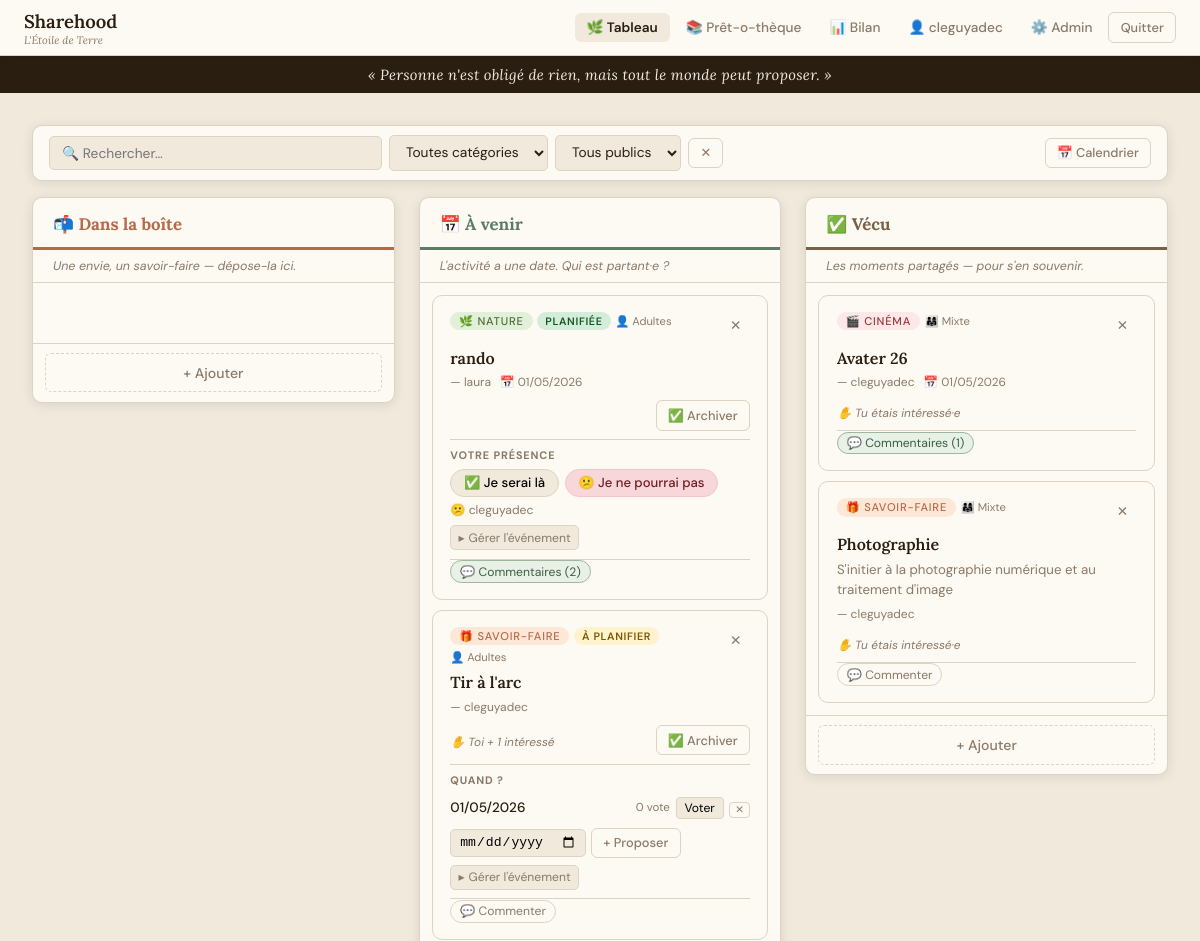
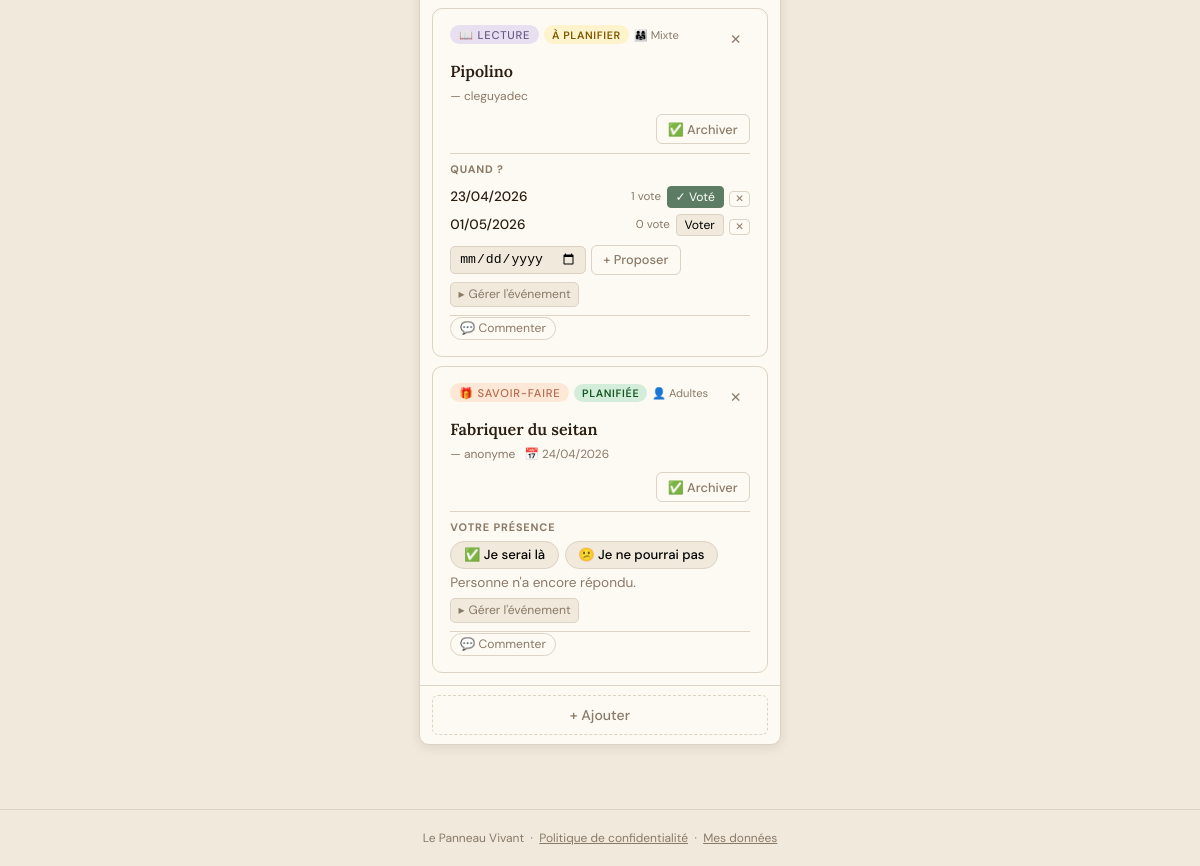
Page /?action=board (signed in) on the committed database (2 pictures, top to bottom).
### tables this page shows
CREATE TABLE users (
            id               INTEGER PRIMARY KEY AUTOINCREMENT,
            display_name     TEXT    NOT NULL,
            password_hash    TEXT    NOT NULL,
            role             TEXT    NOT NULL DEFAULT 'member',
            household        TEXT,
            created_at       TEXT    NOT NULL DEFAULT (datetime('now')),
            last_login       TEXT,
            is_active        INTEGER NOT NULL DEFAULT 1,
            gdpr_consent_at  TEXT
        );

CREATE TABLE cards (
            id           INTEGER PRIMARY KEY AUTOINCREMENT,
            column_id    INTEGER NOT NULL DEFAULT 0,
            tag          TEXT    NOT NULL DEFAULT 'autre',
            title        TEXT    NOT NULL,
            body         TEXT,
            author_id    INTEGER,
            audience     TEXT    DEFAULT 'adultes',
            event_date   TEXT,
            created_at   TEXT    NOT NULL DEFAULT (datetime('now')),
            updated_at   TEXT, status TEXT NOT NULL DEFAULT 'idea',
            FOREIGN KEY (author_id) REFERENCES users(id) ON DELETE SET NULL
        );

CREATE TABLE date_polls (
            id            INTEGER PRIMARY KEY AUTOINCREMENT,
            card_id       INTEGER NOT NULL,
            proposed_date TEXT    NOT NULL,
            created_by    INTEGER,
            created_at    TEXT    NOT NULL DEFAULT (datetime('now')),
            FOREIGN KEY (card_id)    REFERENCES cards(id) ON DELETE CASCADE,
            FOREIGN KEY (created_by) REFERENCES users(id) ON DELETE SET NULL
        );

### index.php (the view, shortened to what the rows shown need)
<?php
require_once __DIR__ . '/functions.php';
$action = preg_replace('/[^a-z_]/', '', $_GET['action'] ?? 'board');
$user   = currentUser();
if (in_array($action, ['login', 'register', 'privacy'], true)) {
    if ($user && $action !== 'privacy') {
        redirect('?action=board');
    }
} else {
    $user = requireAuth();
}
switch ($action) {
    case 'board':     viewBoard($user);      break;
}
function layoutOpen(string $title, ?array $user = null, string $currentAction = ''): void
{
    $appName = h(APP_NAME);
    $appSub  = h(APP_SUBTITLE);
    $isAdmin = $user && $user['role'] === 'admin';
    echo <<<HTML
<!DOCTYPE html>
<html lang="fr">
<head>
<title>{$appName} — {$title}</title>
</head>
<body>
HTML;
    if ($user) {
        $board   = $currentAction === 'board'     ? 'active' : '';
        $library = $currentAction === 'library'   ? 'active' : '';
        $bilan   = $currentAction === 'dashboard' ? 'active' : '';
        $mydata  = $currentAction === 'my_data'   ? 'active' : '';
        $admin   = $currentAction === 'admin'     ? 'active' : '';
        $uname   = h($user['display_name']);
        $csrf    = csrfField();
        echo <<<HTML
<nav>
  <a class="nav-brand" href="?action=board">{$appName} <small>{$appSub}</small></a>
  <button class="nav-toggle" aria-label="Menu" aria-expanded="false" onclick="toggleNav(this)">☰</button>
  <div class="nav-links" id="nav-links">
    <a href="?action=board"     class="{$board}">🌿 Tableau</a>
    <a href="?action=library"   class="{$library}">📚 Prêt-o-thèque</a>
    <a href="?action=dashboard" class="{$bilan}">📊 Bilan</a>
    <a href="?action=my_data"   class="{$mydata}">👤 {$uname}</a>
HTML;
        if ($isAdmin) {
            echo "<a href=\"?action=admin\" class=\"{$admin}\">⚙️ Admin</a>";
        }
        echo <<<HTML
    <form method="post" action="?action=logout" style="display:inline">
      {$csrf}
      <button type="submit" class="btn btn-ghost btn-sm">Quitter</button>
    </form>
  </div>
</nav>
<script>
function toggleNav(btn) {
  const nav = document.getElementById('nav-links');
  const open = nav.classList.toggle('open');
  btn.setAttribute('aria-expanded', open);
  btn.textContent = open ? '✕' : '☰';
}
document.addEventListener('click', function(e) {
  const nav = document.getElementById('nav-links');
  if (nav && nav.classList.contains('open') && !e.target.closest('nav')) {
    nav.classList.remove('open');
    const btn = document.querySelector('.nav-toggle');
    if (btn) { btn.setAttribute('aria-expanded','false'); btn.textContent='☰'; }
  }
});
</script>
HTML;
    }
}
function layoutClose(): void
{
    echo <<<HTML
<footer>
  Le Panneau Vivant &nbsp;·&nbsp;
  <a href="?action=privacy" style="color:inherit">Politique de confidentialité</a> &nbsp;·&nbsp;
  <a href="?action=my_data" style="color:inherit">Mes données</a>
</footer>
</body></html>
HTML;
}
function viewBoard(array $user): void
{
    layoutOpen('Tableau', $user, 'board');
    $cards  = getCards();
    echo '<div class="page">';
    echo '<div class="board">';
    $allComments = getAllComments();
    foreach (COL_META as $colId => $col) {
        $colCards = $cards[$colId] ?? [];
        $cls      = 'col-' . $colId;
        $count    = count($colCards);
        echo <<<HTML
<div class="column {$cls}">
  <div class="col-header">
    <h2>{$col['icon']} {$col['title']} <span class="badge">{$count}</span></h2>
  </div>
  <p class="col-desc">{$col['desc']}</p>
  <div class="cards-list">
HTML;
        foreach ($colCards as $card) {
            renderCard($card, $user, $colId, $allComments[(int)$card['id']] ?? []);
        }
        echo '</div>';
        echo '<div class="col-footer">';
        echo '<button class="btn btn-dashed" onclick="openAddModal(' . $colId . ')">+ Ajouter</button>';
        echo '</div></div>';
    }
    echo '</div>';
    echo '</div>';
    layoutClose();
}
function renderCard(array $card, array $user, int $colId, array $comments = []): void
{
    $cardId     = (int) $card['id'];
    $tag        = TAG_META[$card['tag']] ?? TAG_META['autre'];
    $status     = $card['status'] ?? 'idea';
    $canAct     = ($card['author_id'] == $user['id']) || ($user['role'] === 'admin');
    $authorName = $card['author_name'] ? h($card['author_name']) : 'anonyme';
    $audience   = AUDIENCE_META[$card['audience']] ?? '';
    $interests  = getCardInterests($cardId);
    $myInterest = false;
    $intNames   = [];
    foreach ($interests as $i) {
        $intNames[] = h($i['display_name']);
        if ($i['user_id'] == $user['id']) {
            $myInterest = true;
        }
    }
    $intCount = count($interests);
    echo '<div class="card" data-id="' . $cardId . '" data-title="' . h(mb_strtolower($card['title'])) . '" data-body="' . h(mb_strtolower($card['body'] ?? '')) . '" data-tag="' . h($card['tag']) . '" data-audience="' . h($card['audience'] ?? '') . '">';
    echo '<div class="card-header">';
    echo '<div class="card-chips">';
    echo '<span class="tag ' . $tag['cls'] . '">' . $tag['emoji'] . ' ' . h($tag['label']) . '</span>';
    if ($colId === 1) {
        $sm = STATUS_META[$status] ?? STATUS_META['a_planifier'];
        echo '<span class="status-badge status-' . h($status) . '">' . $sm['label'] . '</span>';
    }
    if ($audience) {
        echo '<span class="audience-chip">' . $audience . '</span>';
    }
    echo '</div>';
    if ($canAct) {
        echo '<form method="post" action="?action=card_delete" style="display:inline">';
        echo '<button type="submit" class="btn-icon" title="Supprimer la carte" aria-label="Supprimer la carte" onclick="return confirm(\'Supprimer cette carte ?\')">✕</button>';
        echo '</form>';
    }
    echo '</div>';
    echo '<h3 class="card-title">' . h($card['title']) . '</h3>';
    if ($card['body']) {
        echo '<p class="card-body">' . nl2br(h($card['body'])) . '</p>';
    }
    $dateStr = ($card['event_date'] && $status === 'planifiee') ? fmtDate($card['event_date']) : '';
    echo '<div class="card-meta">';
    echo '<span class="card-author">— ' . $authorName . '</span>';
    if ($dateStr) {
        echo '<time class="card-date" datetime="' . h($card['event_date'] ?? '') . '">📅 ' . $dateStr . '</time>';
    }
    echo '</div>';
    echo '<div class="card-footer">';
    if ($colId === 0) {
        $btnLabel  = $myInterest
            ? ($intCount > 1 ? '✋ Toi + ' . ($intCount - 1) . ' autre' . ($intCount > 2 ? 's' : '') : '✋ Tu es partant·e')
            : ($intCount > 0 ? '✋ ' . $intCount . ' partant' . ($intCount > 1 ? 's' : '') : '✋ Je suis partant·e');
        $intActive = $myInterest ? 'active' : '';
        $intTip    = $intNames   ? 'title="' . implode(', ', $intNames) . '"' : '';
        echo '<form method="post" action="?action=interest_toggle" style="display:inline">';
        echo csrfField();
        echo '<input type="hidden" name="card_id" value="' . $cardId . '">';
        echo '<button type="submit" class="interest-btn ' . $intActive . '" ' . $intTip . ' aria-pressed="' . ($myInterest ? 'true' : 'false') . '">' . $btnLabel . '</button>';
        echo '</form>';
    } else {
        if ($intCount > 0) {
            $tip = 'title="Intéressé·es : ' . implode(', ', $intNames) . '"';
            $txt = $myInterest
                ? ($intCount > 1 ? '✋ Toi + ' . ($intCount - 1) . ' intéressé' . ($intCount > 2 ? 's' : '') : '✋ Tu étais intéressé·e')
                : '✋ ' . $intCount . ' intéressé' . ($intCount > 1 ? 's' : '');
            echo '<span class="voters-row" ' . $tip . '>' . $txt . '</span>';
        } else {
            echo '<span></span>';
        }
    }
    if ($canAct && $colId < 2) {
        $nextCol   = $colId + 1;
        $nextLabel = $nextCol === 1 ? '📅 Planifier' : '✅ Archiver';
        $ariaLbl   = $nextCol === 1 ? 'Passer en planification' : 'Archiver cet événement';
        echo '<form method="post" action="?action=card_move" style="display:inline">';
        echo '<button type="submit" class="btn btn-ghost btn-sm" aria-label="' . $ariaLbl . '">' . $nextLabel . '</button>';
        echo '</form>';
    }
    echo '</div>';
    if ($colId === 1) {
        renderPlanningSection($card, $user, $cardId, $status, $canAct);
    }
    $commentCount = count($comments);
    $hasCls       = $commentCount > 0 ? ' has' : '';
    $cSectionId   = 'cmts-' . $cardId;
    $cmtLabel     = $commentCount > 0 ? 'Commentaires (' . $commentCount . ')' : 'Commenter';
    echo '<hr class="card-divider" aria-hidden="true">';
    echo '<button type="button" class="comment-toggle' . $hasCls . '" ';
    echo 'onclick="toggleEl(\'' . $cSectionId . '\', this)" aria-expanded="false" aria-controls="' . $cSectionId . '">💬 ' . $cmtLabel . '</button>';
    echo '</div>';
}
function renderPlanningSection(array $card, array $user, int $cardId, string $status, bool $canAct): void
{
    if ($status === 'planifiee') {
        renderPresenceSection($card, $user, $cardId, $canAct);
        return;
    }
    $polls = getDatePolls($cardId);
    echo '<div class="poll-section">';
    echo '<span class="section-label">Quand ?</span>';
    foreach ($polls as $poll) {
        $votes     = $poll['votes'];
        $voteCount = count($votes);
        $myVote    = false;
        $voteNames = [];
        foreach ($votes as $v) {
            $voteNames[] = h($v['display_name']);
            if ($v['user_id'] == $user['id']) {
                $myVote = true;
            }
        }
        $canDelPoll = ($poll['created_by'] == $user['id'])
                   || ($card['author_id']  == $user['id'])
                   || ($user['role'] === 'admin');
        echo '<div class="poll-option">';
        echo '<span class="poll-date-label">' . fmtDate($poll['proposed_date']) . '</span>';
        $vcTip = $voteNames ? 'title="Votes : ' . implode(', ', $voteNames) . '"' : '';
        echo '<span class="poll-vote-count" ' . $vcTip . '>' . $voteCount . ' vote' . ($voteCount > 1 ? 's' : '') . '</span>';
        $voteActive = $myVote ? 'voted' : '';
        $voteLabel  = $myVote ? '✓ Voté' : 'Voter';
        echo '<form method="post" action="?action=date_poll_vote" style="display:inline">';
        echo '<button type="submit" class="poll-vote-btn ' . $voteActive . '" aria-pressed="' . ($myVote ? 'true' : 'false') . '">' . $voteLabel . '</button>';
        echo '</form>';
        if ($canDelPoll) {
            echo '<form method="post" action="?action=date_poll_delete" style="display:inline">';
            echo '<button type="submit" class="poll-del-btn" aria-label="Supprimer cette date" title="Retirer cette date">✕</button>';
            echo '</form>';
        }
        echo '</div>';
    }
    echo '<div class="poll-add-row">';
    echo '<form method="post" action="?action=date_poll_add" style="display:flex;gap:.3rem;flex-wrap:wrap;align-items:center">';
    echo '<input type="date" id="date-prop-' . $cardId . '" name="proposed_date" required style="font-size:.82rem;padding:.28rem .5rem;border:1px solid var(--border);border-radius:5px;background:var(--bg)">';
    echo '<button type="submit" class="btn btn-ghost btn-sm">+ Proposer</button>';
    echo '</form>';
    echo '</div>';
    if ($canAct) {
        echo '<details class="card-manage">';
        echo '<summary>Gérer l\'événement</summary>';
        echo '</details>';
    }
    echo '</div>';
}
function renderPresenceSection(array $card, array $user, int $cardId, bool $canAct): void
{
    $presences   = getPresences($cardId);
    $attending   = [];
    $declining   = [];
    $myAttending = null;
    foreach ($presences as $p) {
        if ((int) $p['attending'] === 1) {
            $attending[] = h($p['display_name']);
        } else {
            $declining[] = h($p['display_name']);
        }
        if ($p['user_id'] == $user['id']) {
            $myAttending = (int) $p['attending'];
        }
    }
    echo '<div class="presence-section">';
    echo '<span class="section-label">Votre présence</span>';
    echo '<div class="presence-btns">';
    $willClass = $myAttending === 1 ? ' will-be' : '';
    echo '<form method="post" action="?action=presence_toggle" style="display:inline">';
    echo '<button type="submit" class="presence-btn' . $willClass . '" aria-pressed="' . ($myAttending === 1 ? 'true' : 'false') . '">✅ Je serai là</button>';
    echo '</form>';
    $wontClass = $myAttending === 0 ? ' wont-be' : '';
    echo '<form method="post" action="?action=presence_toggle" style="display:inline">';
    echo '<button type="submit" class="presence-btn' . $wontClass . '" aria-pressed="' . ($myAttending === 0 ? 'true' : 'false') . '">😕 Je ne pourrai pas</button>';
    echo '</form>';
    echo '</div>';
    if (!empty($declining)) {
        $tip = 'title="' . implode(', ', $declining) . '"';
        echo '<div class="presence-list" ' . $tip . ' aria-label="Absent·es">';
        echo '😕 ' . implode(', ', $declining);
        echo '</div>';
    }
    if (empty($presences)) {
        echo '<p class="text-sm text-muted" style="margin-top:.2rem">Personne n\'a encore répondu.</p>';
    }
    if ($canAct) {
        echo '<details class="card-manage">';
        echo '<summary>Gérer l\'événement</summary>';
        echo '</details>';
    }
    echo '</div>';
}

### rows in the picture
users: display_name "cleguyadec"
cards: tag "🌿", tag "NATURE", status "PLANIFIÉE", audience "👤 Adultes", title "rando", author.display_name "laura", dateStr "01/05/2026", nextLabel "✅ Archiver", declining "cleguyadec", cmtLabel "Commentaires (2)"
cards: tag "🎁", tag "SAVOIR-FAIRE", status "À PLANIFIER", audience "👤 Adultes", title "Tir à l'arc", author.display_name "cleguyadec", txt "✋ Toi + 1 intéressé", nextLabel "✅ Archiver", cmtLabel "Commenter"
date_polls: proposed_date "01/05/2026", voteCount "0", voteLabel "Voter"
cards: tag "📖", tag "LECTURE", status "À PLANIFIER", audience "👨‍👩‍👧 Mixte", title "Pipolino", author.display_name "cleguyadec", nextLabel "✅ Archiver", cmtLabel "Commenter"
date_polls: proposed_date "23/04/2026", voteCount "1", voteLabel "✓ Voté"
date_polls: proposed_date "01/05/2026", voteCount "0", voteLabel "Voter"
cards: tag "🎁", tag "SAVOIR-FAIRE", status "PLANIFIÉE", audience "👤 Adultes", title "Fabriquer du seitan", authorName "anonyme", dateStr "24/04/2026", nextLabel "✅ Archiver", shows "Personne n", cmtLabel "Commenter"
cards: tag "🎬", tag "CINÉMA", audience "👨‍👩‍👧 Mixte", title "Avater 26", author.display_name "cleguyadec", dateStr "01/05/2026", txt "✋ Tu étais intéressé·e", cmtLabel "Commentaires (1)"
cards: tag "🎁", tag "SAVOIR-FAIRE", audience "👨‍👩‍👧 Mixte", title "Photographie", body "S'initier à la photographie numérique et au traitement d'image", author.display_name "cleguyadec", txt "✋ Tu étais intéressé·e", cmtLabel "Commenter"

### other values in the picture
$appName "Sharehood"
$appSub "L'Étoile de Terre"
$col['icon'] "📬"
$col['title'] "Dans la boîte"
$col['desc'] "Une envie, un savoir-faire — dépose-la ici."
$col['icon'] "📅"
$col['title'] "À venir"
$col['desc'] "L'activité a une date. Qui est partant·e ?"
$col['icon'] "✅"
$col['title'] "Vécu"
$col['desc'] "Les moments partagés — pour s'en souvenir."
